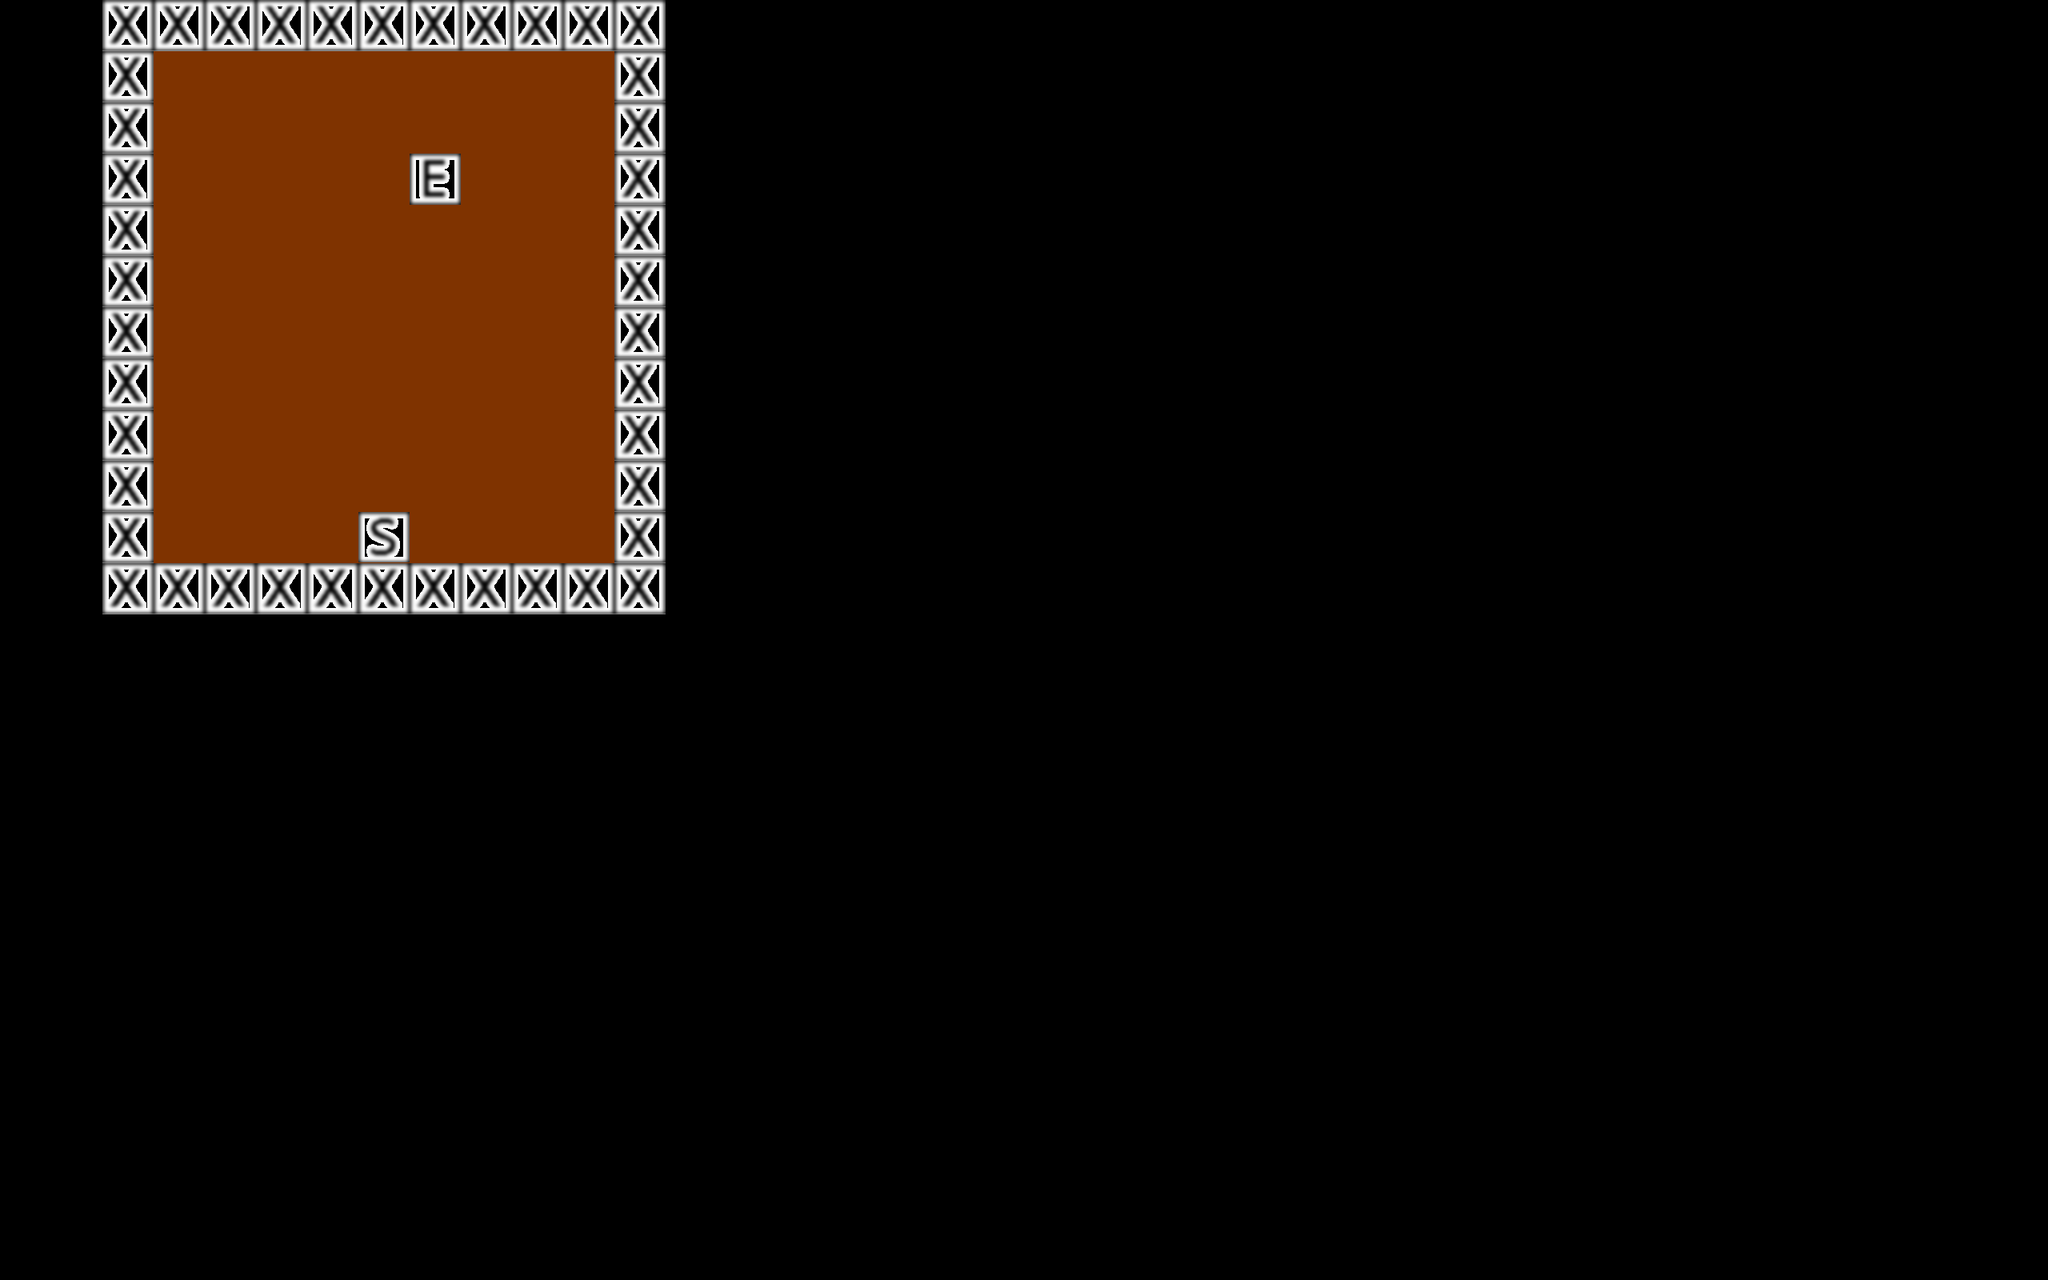

Rendered tile map (Tiled .tmx) drawn with the repository's tilesets; below, a short description and the map source with its tile grids summarised:
An orthogonal 40x25 tile map with 64x64 px tiles, 1 tile layer (player).

<map version="1.0" orientation="orthogonal" width="40" height="25" tilewidth="64" tileheight="64">
 <tileset firstgid="1" name="test64" tilewidth="64" tileheight="64">
  <image source="../tilesets/test64.png" trans="ffffff" width="512" height="1024" />
  <tile id="72">
   <properties>
    <property name="player" value="ice-cave" />
   </properties>
  </tile>
  <tile id="85">
   <properties>
    <property name="player" value="start" />
   </properties>
  </tile>
  <tile id="90">
   <properties>
    <property name="wall" value="true" />
   </properties>
  </tile>
 </tileset>
 <layer name="player" width="40" height="25">
  <data>[1000 cells, 1000 non-empty, 5 distinct tile ids]</data>
 </layer>
</map>
